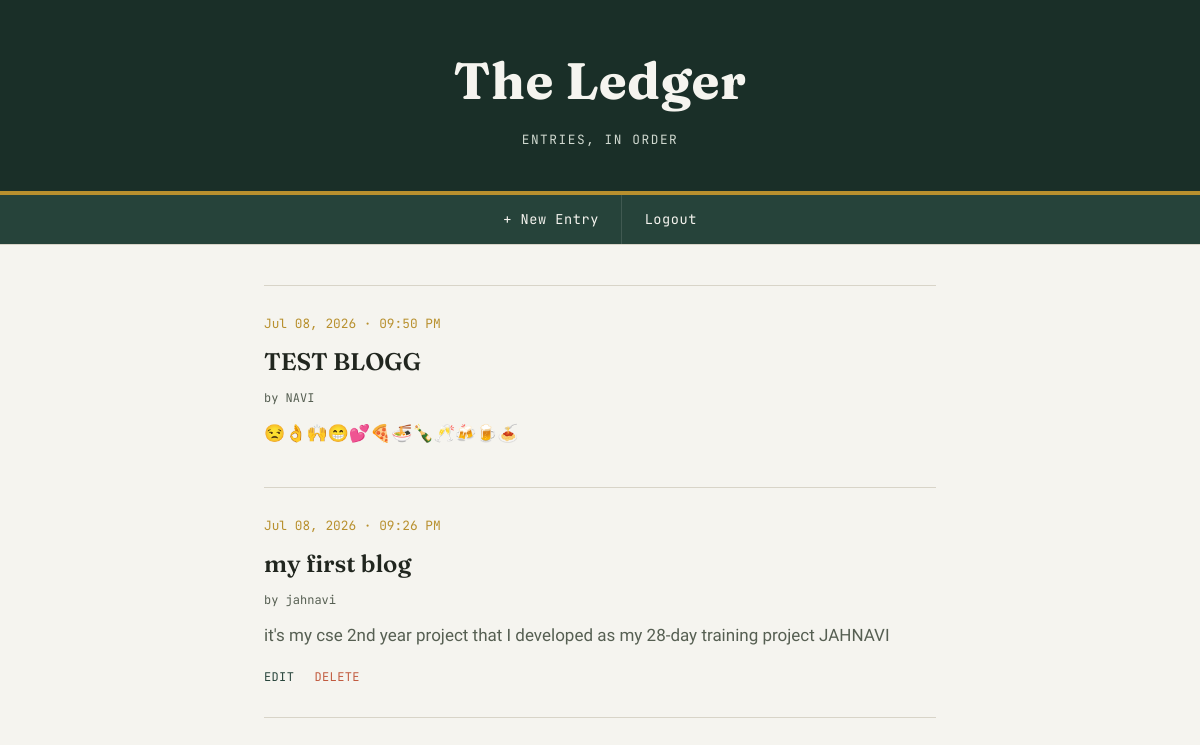
The page / (signed in) on the database its author committed.
### tables this page shows
CREATE TABLE posts(
                    id INTEGER PRIMARY KEY AUTOINCREMENT,
                    title TEXT,
                    content TEXT,
                    user_id INTEGER,
                    date TEXT);

CREATE TABLE users(
                    id INTEGER PRIMARY KEY AUTOINCREMENT,
                    username TEXT UNIQUE,
                    email TEXT,
                    password TEXT);

### app.py (the view)
@app.route('/')
def home():
    conn = get_db()
    posts = conn.execute('''SELECT posts.id, posts.title, posts.content, posts.user_id,
                                    posts.date, users.username
                             FROM posts
                             JOIN users ON posts.user_id = users.id
                             ORDER BY posts.id DESC''').fetchall()
    return render_template("home.html", posts=posts, current_user=session.get('user_id'))

### app.py (called while the page is built)
def get_db():
    if 'db' not in g:
        g.db = sqlite3.connect("database.db", timeout=10)
    return g.db

### templates/home.html (shortened to what this page needs)
<!DOCTYPE html>
<html lang="en">
<head>
    <link rel="stylesheet" href="{{ url_for('static', filename='style.css') }}">
</head>
<body>
<header class="masthead">
    <p class="wordmark">The Ledger</p>
    <p class="tagline">entries, in order</p>
</header>
<nav class="nav-bar">
    <a href="/create">+ New Entry</a>
    <a href="/logout">Logout</a>
</nav>
<main class="page">
    {% if posts %}
    <div class="entry-list">
        {% for post in posts %}
        <article class="entry">
            <div class="entry-date">{{ post[4] }}</div>
            <div>
                <h2 class="entry-title">{{ post[1] }}</h2>
                <p class="entry-byline">by {{ post[5] }}</p>
                <p class="entry-body">{{ post[2] }}</p>
                {% if current_user == post[3] %}
                <a class="entry-edit" href="/edit/{{ post[0] }}">EDIT</a>
                <a class="entry-delete" href="/delete/{{ post[0] }}">DELETE</a>
                {% endif %}
            </div>
        </article>
        {% endfor %}
    </div>
    {% else %}
    <p class="empty-state">No entries yet — write your first one.</p>
    {% endif %}
</main>
</body>
</html>

### statics/style.css (style rules this page uses)
:root { --paper: #f5f4ef; --paper-raised: #fbfaf6; --ink: #21261f; --ink-soft: #565f52; --forest: #26433a; --forest-deep: #1a2f28; --rust: #c15a3e; --gold: #b8902e; --line: #d8d4c8; --font-display: 'Fraunces', serif; --font-body: 'Source Sans 3', sans-serif; --font-mono: 'JetBrains Mono', monospace; }
* { box-sizing: border-box; }
html { scroll-behavior: smooth; }
body { margin: 0; background: var(--paper); color: var(--ink); font-family: var(--font-body); font-size: 17px; line-height: 1.6; -webkit-font-smoothing: antialiased; }
a { color: var(--forest); text-decoration: none; }
.masthead { background: var(--forest-deep); color: var(--paper); padding: 2.5rem 1.5rem 1.75rem; text-align: center; border-bottom: 4px solid var(--gold); }
.masthead .wordmark { font-family: var(--font-display); font-weight: 700; font-optical-sizing: auto; font-size: clamp(2.2rem, 6vw, 3.2rem); letter-spacing: 0.01em; margin: 0; }
.masthead .tagline { font-family: var(--font-mono); font-size: 0.8rem; letter-spacing: 0.12em; text-transform: uppercase; color: #cfd8cf; margin-top: 0.5rem; }
.nav-bar { display: flex; justify-content: center; background: var(--forest); border-bottom: 1px solid var(--line); }
.nav-bar a { color: var(--paper); font-family: var(--font-mono); font-size: 0.85rem; letter-spacing: 0.04em; padding: 0.85rem 1.4rem; border-right: 1px solid rgba(255,255,255,0.12); }
.nav-bar a:last-child { border-right: none; }
.page { max-width: 720px; margin: 0 auto; padding: 2.5rem 1.5rem 5rem; }
.entry-list { border-top: 1px solid var(--line); }
.entry { padding: 1.75rem 0; border-bottom: 1px solid var(--line); }
.entry-date { display: block; font-family: var(--font-mono); font-size: 0.8rem; color: var(--gold); margin-bottom: 0.5rem; }
.entry-title { font-family: var(--font-display); font-weight: 600; font-size: 1.5rem; margin: 0 0 0.5rem; color: var(--ink); }
.entry-body { color: var(--ink-soft); margin: 0 0 0.75rem; }
.entry-byline { font-family: var(--font-mono); font-size: 0.75rem; color: var(--ink-soft); margin: 0 0 0.75rem; }
.entry-edit { font-family: var(--font-mono); font-size: 0.75rem; color: var(--forest); letter-spacing: 0.03em; margin-right: 1rem; }
.entry-delete { font-family: var(--font-mono); font-size: 0.75rem; color: var(--rust); letter-spacing: 0.03em; }

### rows shown on the page
posts: date "Jul 08, 2026 · 09:50 PM", title "TEST BLOGG", username "NAVI", content "😒👌🙌😁💕🍕🍜🍾🥂🍻🍺🍝"
posts: date "Jul 08, 2026 · 09:26 PM", title "my first blog", username "jahnavi", content "it's my cse 2nd year project that I developed as my 28-day training project JAHNAVI"
